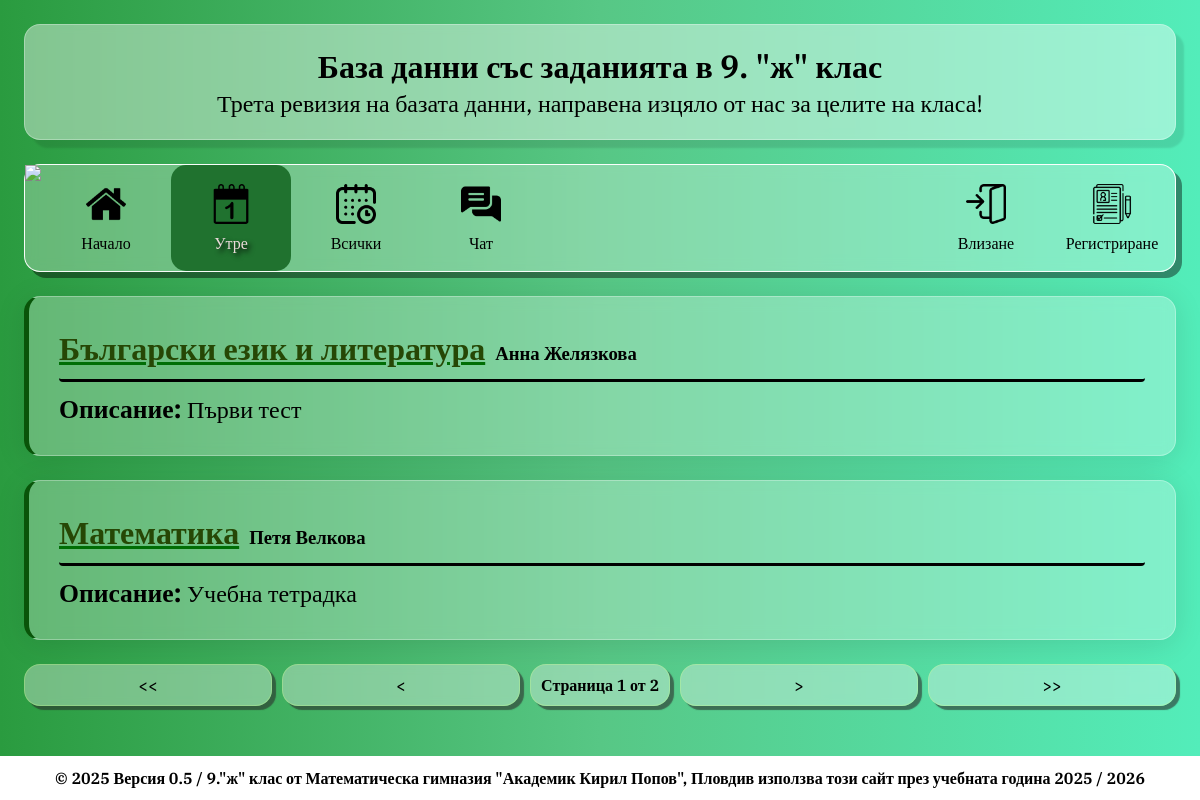
Page /tomorrow/ on the committed database.
### homework/models.py (models this page shows, shortened)
class Assignment(models.Model):
    subject = models.ForeignKey(Subject, on_delete=models.CASCADE, verbose_name="Предмет")
    description = models.TextField(verbose_name="Описание")
    addedBy = models.ForeignKey(User, null=True, default=None, on_delete=models.CASCADE, verbose_name="Добавен от потребител")
    dateAdded = models.DateTimeField("Добавено на", auto_now_add=True)
    dateDue = models.DateField(verbose_name="Крайна дата")
    class Meta:
        verbose_name = "Задание"
        verbose_name_plural = "Задания"

class Subject(models.Model):
    name = models.CharField(max_length=255, verbose_name="Предмет")
    teacher = models.CharField(max_length=255, verbose_name="Учител")
    class Meta:
        verbose_name = "Предмет"
        verbose_name_plural = "Предмети"

### homework/views.py (the view)
# urls.py: path("tomorrow/", views.TomorrowTest.as_view(), name='homework-tomorrow'),
class TomorrowTest(ListView):
    model = models.Assignment
    template_name = "homework/tomorrow.html"
    context_object_name = "assignments"
    paginate_by = 2
    def get_queryset(self):
        tomorrow = timezone.localdate() + timedelta(days=1)
        return models.Assignment.objects.filter(dateDue=tomorrow)
    def get_context_data(self, **kwargs):
        context = super().get_context_data(**kwargs)
        context['tomorrowActive'] = True
        context['title'] = "Утрешни задания"
        return context

### homework/templates/homework/tomorrow.html
{% extends 'homework/base.html'%}
{% load static %}
{%block 'content'%}
    {% for assignment in assignments%}
        <div class="assignment-box">
            <div class="subject-info">
                <a href="{% url 'homework-assignment' assignment.id%}">
                    <h1>{{assignment.subject.name}}</h1>
                </a>
                <h3>{{assignment.subject.teacher}}</h3>
            </div>
            <div class="description-info">
                <p><span class='desc'>Описание:</span> {{assignment.description}}</p>
            </div>
        </div>
    {% empty %}
        <div class="assignment-box">
            <div class="subject-info" style='border: none'>
                <h1>Няма добавена домашна за утре!</h1>
            </div>
        </div>
    {% endfor %}
    {% if is_paginated %}
        <div class='pagination'>
            {% if page_obj.has_previous %}
                <a href="?page=1">&lt &lt</a>
                <a href="?page={{assignments.previous_page_number}}">&lt;</a>
            {% else %}
                <a class='disabled' href="?page=1">&lt&lt</a>
                <a class='disabled' href="?page={{assignments.previous_page_number}}">&lt;</a>
            {% endif %}
            <span class="current">
                Страница {{ page_obj.number }} от {{ page_obj.paginator.num_pages }}
            </span>
            {% if page_obj.has_next %}
                <a href="?page={{ page_obj.next_page_number }}">&gt</a>
                <a href="?page={{ page_obj.paginator.num_pages }}">&gt&gt</a>
            {% else %}
                <a class='disabled' href='#'>&gt</a>
                <a class='disabled' href='#'>&gt&gt</a>
            {% endif %}
            </div>
    {% endif %}
{%endblock%}

### homework/static/homework/css/assignments.css (style rules this page uses)
.assignment-box { margin: 2%; margin-bottom: 0.5%; background: rgba(255, 255, 255, 0.27); border-radius: 16px; box-shadow: 0 4px 30px rgba(0, 0, 0, 0.1); backdrop-filter: blur(6.4px); -webkit-backdrop-filter: blur(6.4px); border: 1px solid rgba(255, 255, 255, 0.3); padding: 30px; border-left: 5px solid rgb(9, 84, 9); transition: scale 0.5s; }
.subject-info { display: flex; flex-direction: row; gap: 10px; align-items: baseline; border-bottom: 3px solid black; border-radius: 4px; }
.subject-info h1 { color: rgb(38, 71, 5); padding-bottom: 10px; }
.subject-info a { text-decoration-color: rgb(0, 110, 5); }
.description-info { font-size: 1.5rem; }
.description-info p { font-weight: 400; padding-top: 10px; }
.description-info .desc { font-weight: 900; font-size: 1.6rem; }

### homework/static/homework/css/pagination.css (style rules this page uses)
.pagination { display: flex; flex-direction: row; justify-content: space-evenly; margin: 2%; gap: 10px; text-align: center; }
.pagination > * { border: 2px solid black; padding: 10px; background: rgba(245, 245, 245, 0.356); border-radius: 16px; box-shadow: 0 4px 30px rgba(0, 0, 0, 0.1); backdrop-filter: blur(5px); -webkit-backdrop-filter: blur(5px); border: 1px solid rgba(207, 255, 138, 0.3); box-shadow: 4px 4px 1px rgba(43, 43, 43, 0.596); }
.pagination > a { flex-grow: 1; color: black; text-decoration: none; }

### rows in the picture
Assignment: subject.name "Български език и литература", subject.teacher "Анна Желязкова", description "Първи тест"
Assignment: subject.name "Математика", subject.teacher "Петя Велкова", description "Учебна тетрадка"

### other values in the picture
{{ page_obj.number }} "1"
{{ page_obj.paginator.num_pages }} "2"
